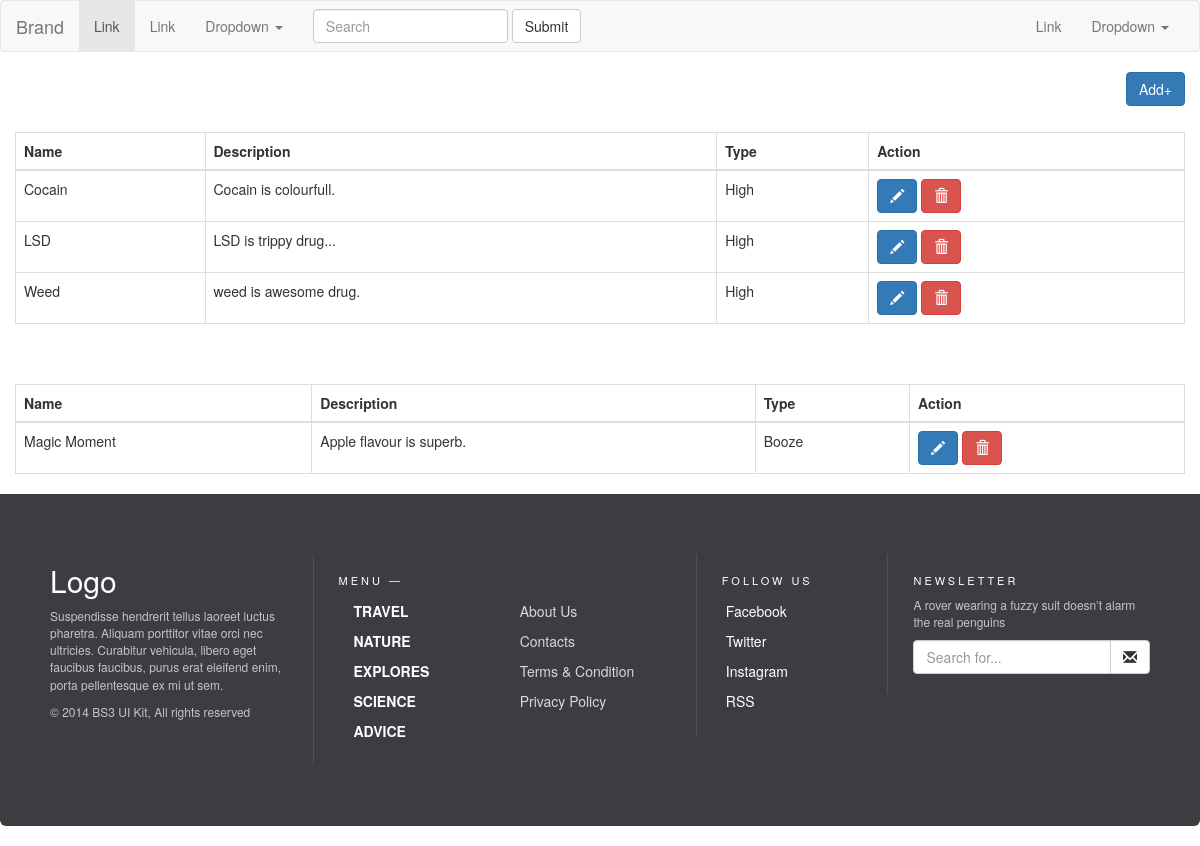
The page / on the database its author committed.
### seo_test_app/models.py (models this page shows, shortened)
class Drug(models.Model):
    title = models.CharField(max_length=255, default='')
    description = models.TextField()
    type = models.CharField(max_length=255, default='')
    class Meta:
        ordering = ['-id']

class Liquor(models.Model):
    title = models.CharField(max_length=255, default='')
    description = models.TextField()
    type = models.CharField(max_length=255, default='')
    class Meta:
        ordering = ['-id']

### seo_test_app/views.py (the view)
# urls.py: path('', seo_list, name='seo_list'),
def seo_list(request):
    drug = Drug.objects.all()
    liquor = Liquor.objects.all()
    return render(request, 'seo_test_app/seo_list.html', {'drug': drug, 'liquor': liquor})

### seo_test_app/templates/seo_test_app/seo_list.html (shortened to what this page needs)
{% extends "seo_test_app/base.html" %}
{% block content %}
<div class="container" xmlns="http://www.w3.org/1999/html">
	    <div class="row">
            <a href="/seo_create" class="btn btn-primary pull-right"> Add+ </a>
            <table id="drug" class="table table-bordered">
               <thead>
                   <th>Name</th>
                   <th>Description</th>
                   <th>Type</th>
                   <th>Action</th>
               </thead>
                <tbody>
                    {% for drug in drug %}
                    <tr>
                        <td>{{ drug.title }}</td>
                        <td>{{ drug.description }}</td>
                        <td>{{ drug.type }}</td>
                        <td>
                            <a href="seo_drug_edit/{{drug.id}}" class="btn btn-primary"><span class="glyphicon glyphicon-pencil"></span></a>
                            <a href="seo_drug_delete/{{drug.id}}" class="btn btn-danger" onclick="return confirm('Are you sure?')"><span class="glyphicon glyphicon-trash"></span></a>
                        </td>
                    </tr>
                    {% endfor %}
                </tbody>
            </table>
            <table id="liquor" class="table table-bordered">
               <thead>
                   <th>Name</th>
                   <th>Description</th>
                   <th>Type</th>
                   <th>Action</th>
               </thead>
                <tbody>
                    {% for liquor in liquor %}
                    <tr>
                        <td>{{ liquor.title }}</td>
                        <td>{{ liquor.description }}</td>
                        <td>{{ liquor.type }}</td>
                        <td>
                            <a href="seo_liquor_edit/{{liquor.id}}" class="btn btn-primary"><span class="glyphicon glyphicon-pencil"></span></a>
                            <a href="seo_liquor_delete/{{liquor.id}}" class="btn btn-danger" onclick="return confirm('Are you sure?')"><span class="glyphicon glyphicon-trash"></span></a>
                        </td>
                    </tr>
                    {% endfor %}
                </tbody>
            </table>
        </div>
    </div>
{% endblock content %}

### seo_test_app/templates/seo_test_app/base.html (shortened to what this page needs)
{% load static %}
<!DOCTYPE html>
<html xmlns="http://www.w3.org/1999/html">
<head>
    <link rel="stylesheet" type="text/css" href="{% static 'seo_test_app/style.css' %}">
    <link href="//maxcdn.bootstrapcdn.com/bootstrap/3.3.0/css/bootstrap.min.css" rel="stylesheet" id="bootstrap-css">
</head>
<body>
{% include 'seo_test_app/header.html' %}
{% block content %}
{% endblock %}
{% include 'seo_test_app/footer.html' %}
</body>
</html>

### seo_test_app/templates/seo_test_app/header.html (shortened to what this page needs)
<nav class="navbar navbar-default">
  <div class="container-fluid">
    <div class="navbar-header">
      <a class="navbar-brand" href="#">Brand</a>
    </div>
    <div class="collapse navbar-collapse" id="bs-example-navbar-collapse-1">
      <ul class="nav navbar-nav">
        <li class="active"><a href="#">Link <span class="sr-only">(current)</span></a></li>
        <li><a href="#">Link</a></li>
        <li class="dropdown">
          <a href="#" class="dropdown-toggle" data-toggle="dropdown" role="button" aria-haspopup="true" aria-expanded="false">Dropdown <span class="caret"></span></a>
        </li>
      </ul>
      <form class="navbar-form navbar-left">
        <div class="form-group">
          <input type="text" class="form-control" placeholder="Search">
        </div>
        <button type="submit" class="btn btn-default">Submit</button>
      </form>
      <ul class="nav navbar-nav navbar-right">
        <li><a href="#">Link</a></li>
        <li class="dropdown">
          <a href="#" class="dropdown-toggle" data-toggle="dropdown" role="button" aria-haspopup="true" aria-expanded="false">Dropdown <span class="caret"></span></a>
        </li>
      </ul>
    </div>
  </div>
</nav>

### seo_test_app/templates/seo_test_app/footer.html
<footer class="footer-bs">
    <div class="row">
        <div class="col-md-3 footer-brand animated fadeInLeft">
            <h2>Logo</h2>
            <p>Suspendisse hendrerit tellus laoreet luctus pharetra. Aliquam porttitor vitae orci nec ultricies. Curabitur vehicula, libero eget faucibus faucibus, purus erat eleifend enim, porta pellentesque ex mi ut sem.</p>
            <p>© 2014 BS3 UI Kit, All rights reserved</p>
        </div>
        <div class="col-md-4 footer-nav animated fadeInUp">
            <h4>Menu —</h4>
            <div class="col-md-6">
                <ul class="pages">
                    <li><a href="#">Travel</a></li>
                    <li><a href="#">Nature</a></li>
                    <li><a href="#">Explores</a></li>
                    <li><a href="#">Science</a></li>
                    <li><a href="#">Advice</a></li>
                </ul>
            </div>
            <div class="col-md-6">
                <ul class="list">
                    <li><a href="#">About Us</a></li>
                    <li><a href="#">Contacts</a></li>
                    <li><a href="#">Terms & Condition</a></li>
                    <li><a href="#">Privacy Policy</a></li>
                </ul>
            </div>
        </div>
        <div class="col-md-2 footer-social animated fadeInDown">
            <h4>Follow Us</h4>
            <ul>
                <li><a href="#">Facebook</a></li>
                <li><a href="#">Twitter</a></li>
                <li><a href="#">Instagram</a></li>
                <li><a href="#">RSS</a></li>
            </ul>
        </div>
        <div class="col-md-3 footer-ns animated fadeInRight">
            <h4>Newsletter</h4>
            <p>A rover wearing a fuzzy suit doesn’t alarm the real penguins</p>
            <p>
                <div class="input-group">
                  <input type="text" class="form-control" placeholder="Search for...">
                  <span class="input-group-btn">
                    <button class="btn btn-default" type="button"><span class="glyphicon glyphicon-envelope"></span></button>
                  </span>
                </div>
             </p>
        </div>
    </div>
</footer>

### seo_test_app/static/seo_test_app/style.css (style rules this page uses)
.footer-bs { background-color: #3c3d41; padding: 60px 40px; color: rgba(255,255,255,1.00); margin-bottom: 20px; border-bottom-right-radius: 6px; border-top-left-radius: 0px; border-bottom-left-radius: 6px; }
.footer-bs .footer-brand, .footer-bs .footer-nav, .footer-bs .footer-social, .footer-bs .footer-ns { padding:10px 25px; }
.footer-bs .footer-nav, .footer-bs .footer-social, .footer-bs .footer-ns { border-color: transparent; }
.footer-bs .footer-brand h2 { margin:0px 0px 10px; }
.footer-bs .footer-brand p { font-size:12px; color:rgba(255,255,255,0.70); }
.footer-bs .footer-nav ul.pages { list-style:none; padding:0px; }
.footer-bs .footer-nav ul.pages li { padding:5px 0px; }
.footer-bs .footer-nav ul.pages a { color:rgba(255,255,255,1.00); font-weight:bold; text-transform:uppercase; }
.footer-bs .footer-nav h4 { font-size: 11px; text-transform: uppercase; letter-spacing: 3px; margin-bottom:10px; }
.footer-bs .footer-nav ul.list { list-style:none; padding:0px; }
.footer-bs .footer-nav ul.list li { padding:5px 0px; }
.footer-bs .footer-nav ul.list a { color:rgba(255,255,255,0.80); }
.footer-bs .footer-social ul { list-style:none; padding:0px; }
.footer-bs .footer-social h4 { font-size: 11px; text-transform: uppercase; letter-spacing: 3px; }
.footer-bs .footer-social li { padding:5px 4px; }
.footer-bs .footer-social a { color:rgba(255,255,255,1.00); }
.footer-bs .footer-ns h4 { font-size: 11px; text-transform: uppercase; letter-spacing: 3px; margin-bottom:10px; }
.footer-bs .footer-ns p { font-size:12px; color:rgba(255,255,255,0.70); }
@media (min-width: 768px) { .footer-bs .footer-nav, .footer-bs .footer-social, .footer-bs .footer-ns { border-left:solid 1px rgba(255,255,255,0.10); } }

### rows shown on the page
Drug: title "Cocain", description "Cocain is colourfull.", type "High"
Drug: title "LSD", description "LSD is trippy drug...", type "High"
Drug: title "Weed", description "weed is awesome drug.", type "High"
Liquor: title "Magic Moment", description "Apple flavour is superb.", type "Booze"
